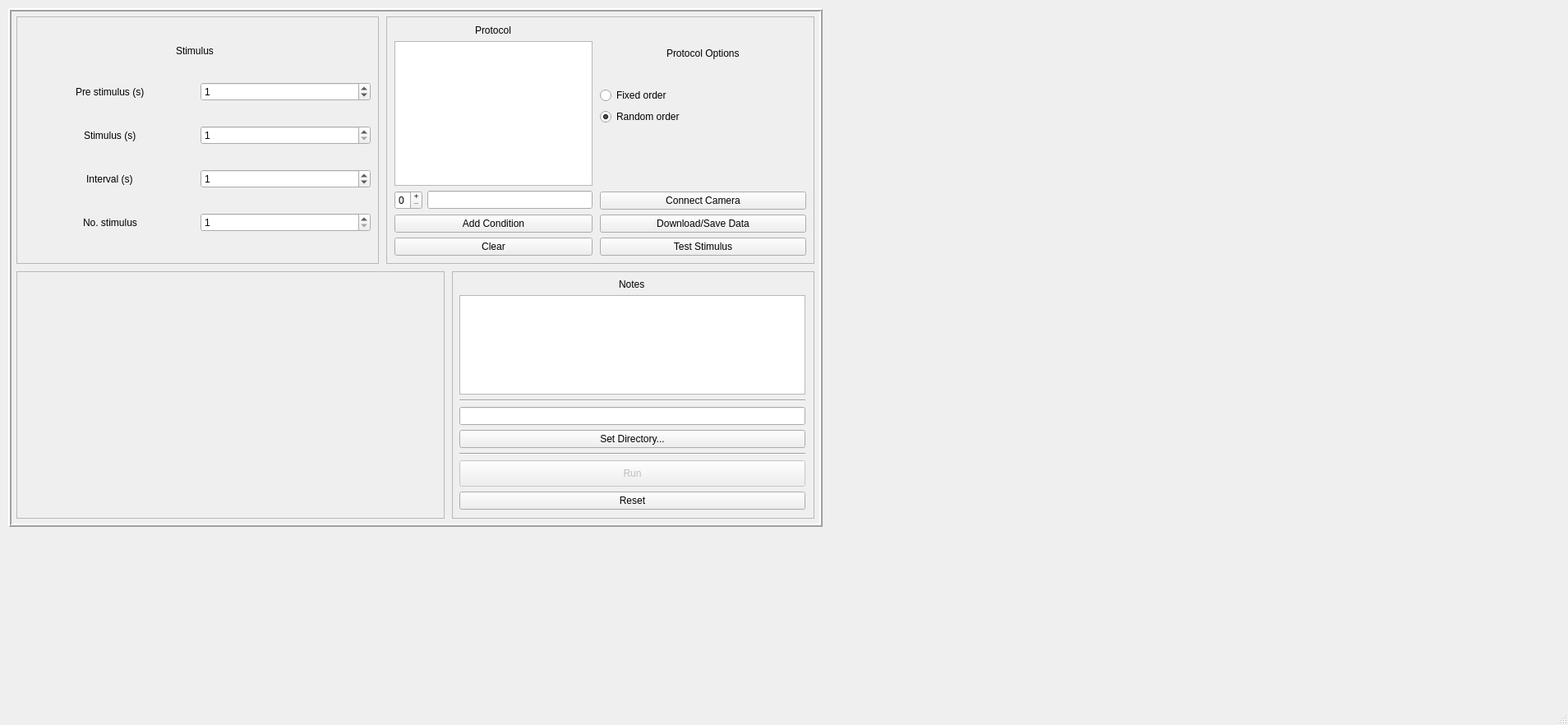
<?xml version="1.0" encoding="UTF-8"?>
<ui version="4.0">
 <class>MainWindow</class>
 <widget class="QMainWindow" name="MainWindow">
  <property name="geometry">
   <rect>
    <x>0</x>
    <y>0</y>
    <width>1908</width>
    <height>882</height>
   </rect>
  </property>
  <property name="cursor">
   <cursorShape>PointingHandCursor</cursorShape>
  </property>
  <property name="windowTitle">
   <string>Frequency Detector</string>
  </property>
  <widget class="QWidget" name="centralwidget">
   <widget class="QFrame" name="preExperimentFrame">
    <property name="geometry">
     <rect>
      <x>10</x>
      <y>10</y>
      <width>991</width>
      <height>631</height>
     </rect>
    </property>
    <property name="frameShape">
     <enum>QFrame::Box</enum>
    </property>
    <property name="frameShadow">
     <enum>QFrame::Raised</enum>
    </property>
    <property name="lineWidth">
     <number>2</number>
    </property>
    <widget class="QFrame" name="stimulusFrame">
     <property name="geometry">
      <rect>
       <x>10</x>
       <y>10</y>
       <width>441</width>
       <height>301</height>
      </rect>
     </property>
     <property name="frameShape">
      <enum>QFrame::StyledPanel</enum>
     </property>
     <property name="frameShadow">
      <enum>QFrame::Sunken</enum>
     </property>
     <widget class="QWidget" name="verticalLayoutWidget">
      <property name="geometry">
       <rect>
        <x>10</x>
        <y>10</y>
        <width>421</width>
        <height>281</height>
       </rect>
      </property>
      <layout class="QVBoxLayout" name="verticalLayout">
       <item>
        <layout class="QHBoxLayout" name="horizontalLayout_5">
         <item>
          <widget class="QLabel" name="stimulusTitle">
           <property name="maximumSize">
            <size>
             <width>53</width>
             <height>16</height>
            </size>
           </property>
           <property name="text">
            <string>Stimulus</string>
           </property>
          </widget>
         </item>
        </layout>
       </item>
       <item>
        <layout class="QVBoxLayout" name="verticalLayout_5">
         <item>
          <layout class="QHBoxLayout" name="horizontalLayout_4">
           <item alignment="Qt::AlignHCenter">
            <widget class="QLabel" name="preStimulusLabel">
             <property name="text">
              <string>Pre stimulus (s)</string>
             </property>
            </widget>
           </item>
           <item>
            <widget class="QSpinBox" name="preSpinBox">
             <property name="maximum">
              <number>999</number>
             </property>
             <property name="value">
              <number>1</number>
             </property>
            </widget>
           </item>
          </layout>
         </item>
        </layout>
       </item>
       <item>
        <layout class="QVBoxLayout" name="verticalLayout_4">
         <item>
          <layout class="QHBoxLayout" name="horizontalLayout_3">
           <item alignment="Qt::AlignHCenter">
            <widget class="QLabel" name="stimulusLabel">
             <property name="text">
              <string>Stimulus (s)</string>
             </property>
            </widget>
           </item>
           <item>
            <widget class="QSpinBox" name="stimSpinBox">
             <property name="minimum">
              <number>1</number>
             </property>
             <property name="maximum">
              <number>999</number>
             </property>
            </widget>
           </item>
          </layout>
         </item>
        </layout>
       </item>
       <item>
        <layout class="QVBoxLayout" name="verticalLayout_2">
         <item>
          <layout class="QHBoxLayout" name="horizontalLayout">
           <item alignment="Qt::AlignHCenter">
            <widget class="QLabel" name="intervalLabel">
             <property name="text">
              <string>Interval (s)</string>
             </property>
            </widget>
           </item>
           <item>
            <widget class="QSpinBox" name="interSpinBox">
             <property name="maximum">
              <number>999</number>
             </property>
             <property name="value">
              <number>1</number>
             </property>
            </widget>
           </item>
          </layout>
         </item>
        </layout>
       </item>
       <item>
        <layout class="QVBoxLayout" name="verticalLayout_3">
         <item>
          <layout class="QHBoxLayout" name="horizontalLayout_2">
           <item alignment="Qt::AlignHCenter">
            <widget class="QLabel" name="numberLabel">
             <property name="text">
              <string>No. stimulus</string>
             </property>
            </widget>
           </item>
           <item>
            <widget class="QSpinBox" name="numberSpinBox">
             <property name="minimum">
              <number>1</number>
             </property>
            </widget>
           </item>
          </layout>
         </item>
        </layout>
       </item>
      </layout>
     </widget>
    </widget>
    <widget class="QFrame" name="plotFrame">
     <property name="geometry">
      <rect>
       <x>10</x>
       <y>320</y>
       <width>521</width>
       <height>301</height>
      </rect>
     </property>
     <property name="frameShape">
      <enum>QFrame::StyledPanel</enum>
     </property>
     <property name="frameShadow">
      <enum>QFrame::Sunken</enum>
     </property>
     <widget class="QWidget" name="stimulusPlot" native="true">
      <property name="geometry">
       <rect>
        <x>10</x>
        <y>10</y>
        <width>500</width>
        <height>281</height>
       </rect>
      </property>
      <property name="maximumSize">
       <size>
        <width>500</width>
        <height>281</height>
       </size>
      </property>
     </widget>
    </widget>
    <widget class="QFrame" name="runAndNotesFrame">
     <property name="geometry">
      <rect>
       <x>540</x>
       <y>320</y>
       <width>441</width>
       <height>301</height>
      </rect>
     </property>
     <property name="frameShape">
      <enum>QFrame::StyledPanel</enum>
     </property>
     <property name="frameShadow">
      <enum>QFrame::Sunken</enum>
     </property>
     <widget class="QWidget" name="layoutWidget">
      <property name="geometry">
       <rect>
        <x>9</x>
        <y>9</y>
        <width>421</width>
        <height>281</height>
       </rect>
      </property>
      <layout class="QVBoxLayout" name="verticalLayout_9">
       <item alignment="Qt::AlignHCenter">
        <widget class="QLabel" name="notesLabel">
         <property name="maximumSize">
          <size>
           <width>36</width>
           <height>16</height>
          </size>
         </property>
         <property name="text">
          <string>Notes</string>
         </property>
        </widget>
       </item>
       <item>
        <widget class="QPlainTextEdit" name="notesText"/>
       </item>
       <item>
        <widget class="Line" name="line_3">
         <property name="orientation">
          <enum>Qt::Horizontal</enum>
         </property>
        </widget>
       </item>
       <item>
        <widget class="QLineEdit" name="outputDirectoryText">
         <property name="readOnly">
          <bool>true</bool>
         </property>
        </widget>
       </item>
       <item>
        <widget class="QPushButton" name="setOutputDirectoryButton">
         <property name="text">
          <string>Set Directory...</string>
         </property>
        </widget>
       </item>
       <item>
        <layout class="QVBoxLayout" name="verticalLayout_8">
         <item>
          <widget class="Line" name="line_2">
           <property name="orientation">
            <enum>Qt::Horizontal</enum>
           </property>
          </widget>
         </item>
         <item>
          <widget class="QPushButton" name="runButton">
           <property name="enabled">
            <bool>false</bool>
           </property>
           <property name="minimumSize">
            <size>
             <width>66</width>
             <height>32</height>
            </size>
           </property>
           <property name="text">
            <string>Run</string>
           </property>
          </widget>
         </item>
         <item>
          <widget class="QPushButton" name="resetButton">
           <property name="text">
            <string>Reset</string>
           </property>
          </widget>
         </item>
        </layout>
       </item>
      </layout>
     </widget>
    </widget>
    <widget class="QFrame" name="protocolFrame">
     <property name="geometry">
      <rect>
       <x>460</x>
       <y>10</y>
       <width>521</width>
       <height>301</height>
      </rect>
     </property>
     <property name="frameShape">
      <enum>QFrame::StyledPanel</enum>
     </property>
     <property name="frameShadow">
      <enum>QFrame::Sunken</enum>
     </property>
     <widget class="QWidget" name="verticalLayoutWidget_3">
      <property name="geometry">
       <rect>
        <x>260</x>
        <y>10</y>
        <width>251</width>
        <height>281</height>
       </rect>
      </property>
      <layout class="QVBoxLayout" name="verticalLayout_12">
       <item alignment="Qt::AlignHCenter|Qt::AlignVCenter">
        <widget class="QLabel" name="label">
         <property name="text">
          <string>Protocol Options</string>
         </property>
        </widget>
       </item>
       <item>
        <layout class="QHBoxLayout" name="horizontalLayout_10">
         <item>
          <layout class="QVBoxLayout" name="verticalLayout_13">
           <item>
            <widget class="QRadioButton" name="notRandomRadioButton">
             <property name="text">
              <string>Fixed order</string>
             </property>
            </widget>
           </item>
           <item>
            <widget class="QRadioButton" name="randomRadioButton">
             <property name="text">
              <string>Random order</string>
             </property>
             <property name="checked">
              <bool>true</bool>
             </property>
            </widget>
           </item>
          </layout>
         </item>
        </layout>
       </item>
       <item>
        <widget class="QLabel" name="runtimeErrorLabel">
         <property name="font">
          <font>
           <pointsize>11</pointsize>
          </font>
         </property>
         <property name="text">
          <string/>
         </property>
         <property name="textFormat">
          <enum>Qt::RichText</enum>
         </property>
         <property name="scaledContents">
          <bool>true</bool>
         </property>
        </widget>
       </item>
       <item>
        <widget class="QPushButton" name="connectCameraButton">
         <property name="text">
          <string>Connect Camera</string>
         </property>
        </widget>
       </item>
       <item>
        <widget class="QPushButton" name="downloadLastDataButton">
         <property name="text">
          <string>Download/Save Data</string>
         </property>
        </widget>
       </item>
       <item>
        <widget class="QPushButton" name="testStimulusButton">
         <property name="text">
          <string>Test Stimulus</string>
         </property>
        </widget>
       </item>
      </layout>
     </widget>
     <widget class="QWidget" name="layoutWidget">
      <property name="geometry">
       <rect>
        <x>10</x>
        <y>10</y>
        <width>241</width>
        <height>281</height>
       </rect>
      </property>
      <layout class="QVBoxLayout" name="verticalLayout_11">
       <item alignment="Qt::AlignHCenter">
        <widget class="QLabel" name="protocolLabel">
         <property name="text">
          <string>Protocol</string>
         </property>
        </widget>
       </item>
       <item>
        <widget class="QListWidget" name="stimulusProtocolList">
         <property name="showDropIndicator" stdset="0">
          <bool>false</bool>
         </property>
         <property name="dragEnabled">
          <bool>false</bool>
         </property>
         <property name="dragDropMode">
          <enum>QAbstractItemView::NoDragDrop</enum>
         </property>
         <property name="defaultDropAction">
          <enum>Qt::IgnoreAction</enum>
         </property>
         <property name="alternatingRowColors">
          <bool>true</bool>
         </property>
         <property name="selectionMode">
          <enum>QAbstractItemView::ContiguousSelection</enum>
         </property>
         <property name="movement">
          <enum>QListView::Static</enum>
         </property>
         <property name="spacing">
          <number>10</number>
         </property>
         <property name="modelColumn">
          <number>0</number>
         </property>
         <property name="sortingEnabled">
          <bool>true</bool>
         </property>
        </widget>
       </item>
       <item>
        <layout class="QHBoxLayout" name="horizontalLayout_9">
         <item>
          <widget class="QSpinBox" name="channelSpinBox">
           <property name="buttonSymbols">
            <enum>QAbstractSpinBox::PlusMinus</enum>
           </property>
           <property name="maximum">
            <number>7</number>
           </property>
          </widget>
         </item>
         <item>
          <widget class="QLineEdit" name="conditionName"/>
         </item>
        </layout>
       </item>
       <item>
        <widget class="QPushButton" name="addConditionButton">
         <property name="text">
          <string>Add Condition</string>
         </property>
        </widget>
       </item>
       <item>
        <widget class="QPushButton" name="clearProtocolButton">
         <property name="text">
          <string>Clear</string>
         </property>
        </widget>
       </item>
      </layout>
     </widget>
    </widget>
   </widget>
  </widget>
  <widget class="QStatusBar" name="statusbar"/>
 </widget>
 <resources/>
 <connections/>
</ui>
